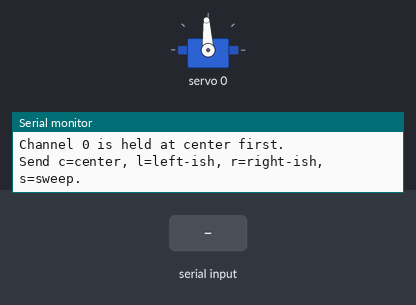
Simulated run of this sketch. Board: Arduino Uno, built with avr-gcc and run on an emulated ATmega328P. On the bench: servo, the last lines printed to the serial monitor. The test bench sets the inputs (shaded band).

Above: at 1.2 s.
1.3 s: "s" received over Serial
At 2.51 s:
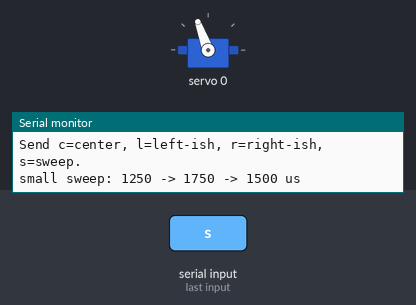
5.8 s: "l" received over Serial
At 6.9 s:
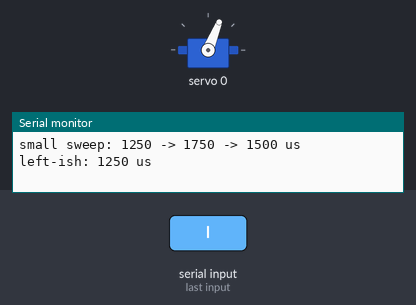
Timing chart, 0 to 8.8 s (numbered marks = the images above; inputs shaded):
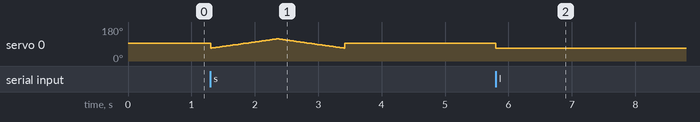

Measured:
- after the input at 5.8 s, servo 0: 93° → 68° at once

The sketch:

pca9685_single_servo.ino
```cpp
#include <Wire.h>
#include <Adafruit_PWMServoDriver.h>

Adafruit_PWMServoDriver pwm = Adafruit_PWMServoDriver(0x40);

const uint8_t SERVO_CHANNEL = 0;

// Conservative pulse range for most hobby servos.
// We start narrow to avoid forcing the mechanical linkage.
const uint16_t SERVO_MIN_US = 1000;
const uint16_t SERVO_MAX_US = 2000;
const uint16_t SERVO_CENTER_US = 1500;

uint16_t microsecondsToTicks(uint16_t us) {
  // PCA9685 runs at 50 Hz: 20,000 us period split into 4096 ticks.
  return (uint32_t)us * 4096 / 20000;
}

void writeServoUs(uint8_t channel, uint16_t us) {
  pwm.setPWM(channel, 0, microsecondsToTicks(us));
}

void setup() {
  Serial.begin(115200);
  while (!Serial) {
    ;
  }

  Wire.begin();
  pwm.begin();
  pwm.setPWMFreq(50);

  delay(10);
  writeServoUs(SERVO_CHANNEL, SERVO_CENTER_US);

  Serial.println("PCA9685 single-servo test.");
  Serial.println("Channel 0 is held at center first.");
  Serial.println("Send c=center, l=left-ish, r=right-ish, s=sweep.");
}

void loop() {
  if (Serial.available()) {
    char command = Serial.read();

    if (command == 'c') {
      writeServoUs(SERVO_CHANNEL, SERVO_CENTER_US);
      Serial.println("center: 1500 us");
    } else if (command == 'l') {
      writeServoUs(SERVO_CHANNEL, 1250);
      Serial.println("left-ish: 1250 us");
    } else if (command == 'r') {
      writeServoUs(SERVO_CHANNEL, 1750);
      Serial.println("right-ish: 1750 us");
    } else if (command == 's') {
      Serial.println("small sweep: 1250 -> 1750 -> 1500 us");
      for (uint16_t us = 1250; us <= 1750; us += 10) {
        writeServoUs(SERVO_CHANNEL, us);
        delay(20);
      }
      for (uint16_t us = 1750; us >= 1250; us -= 10) {
        writeServoUs(SERVO_CHANNEL, us);
        delay(20);
      }
      writeServoUs(SERVO_CHANNEL, SERVO_CENTER_US);
    }
  }
}
```
